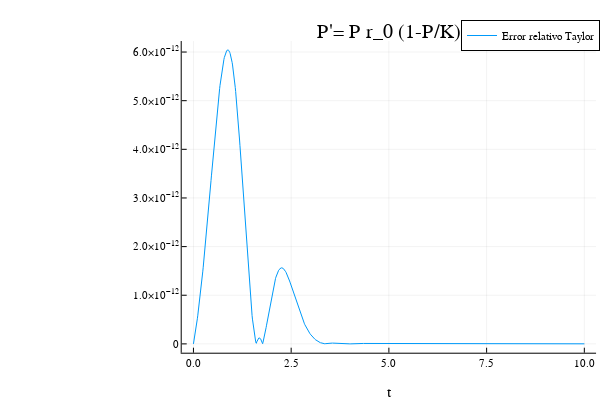

The notebook cell this image was saved under:
### Code cell
plot(t,ErrTaylor2,label = "Error relativo Taylor",title = "P'= P r_0 (1-P/K)", xlabel = "t")

### Figure 1 — Plotly figure (JSON) as saved in the notebook; plotly's stock layout.template omitted (floating-point values rounded to 4 significant figures; data arrays with more than 128 entries replaced by an {"elided": "..."} marker saying what was removed)
{"data": [{"colorbar": {"title": ""}, "legendgroup": "Error relativo Taylor", "line": {"color": "rgba(0, 154, 250, 1.000)", "dash": "solid", "shape": "linear", "width": 1}, "mode": "lines", "name": "Error relativo Taylor", "showlegend": true, "type": "scatter", "x": {"elided": "1001 float values"}, "xaxis": "x", "y": {"elided": "1001 float values"}, "yaxis": "y", "zmax": null, "zmin": null}], "layout": {"annotations": [{"font": {"color": "rgba(0, 0, 0, 1.000)", "family": "sans-serif", "size": 20}, "rotation": 0, "showarrow": false, "text": "P'= P r_0 (1-P/K)", "x": 0.6481, "xanchor": "center", "xref": "paper", "y": 1, "yanchor": "top", "yref": "paper"}], "height": 400, "legend": {"bgcolor": "rgba(255, 255, 255, 1.000)", "bordercolor": "rgba(0, 0, 0, 1.000)", "borderwidth": 1, "font": {"color": "rgba(0, 0, 0, 1.000)", "family": "sans-serif", "size": 11}, "title": {"font": {"color": "rgba(0, 0, 0, 1.000)", "family": "sans-serif", "size": 15}, "text": ""}, "tracegroupgap": 0, "traceorder": "normal", "x": 1, "xanchor": "auto", "y": 1, "yanchor": "auto"}, "margin": {"b": 20, "l": 0, "r": 0, "t": 20}, "paper_bgcolor": "rgba(255, 255, 255, 1.000)", "plot_bgcolor": "rgba(255, 255, 255, 1.000)", "showlegend": true, "width": 600, "xaxis": {"anchor": "y", "domain": [0.3029, 0.9934], "gridcolor": "rgba(0, 0, 0, 0.100)", "gridwidth": 0.5, "linecolor": "rgba(0, 0, 0, 1.000)", "mirror": false, "range": [-0.3, 10.3], "showgrid": true, "showline": true, "showticklabels": true, "tickangle": 0, "tickcolor": "rgb(0, 0, 0)", "tickfont": {"color": "rgba(0, 0, 0, 1.000)", "family": "sans-serif", "size": 11}, "tickmode": "array", "ticks": "inside", "ticktext": ["0.0", "2.5", "5.0", "7.5", "10.0"], "tickvals": [0, 2.5, 5, 7.5, 10], "title": "t", "titlefont": {"color": "rgba(0, 0, 0, 1.000)", "family": "sans-serif", "size": 15}, "type": "-", "visible": true, "zeroline": false, "zerolinecolor": "rgba(0, 0, 0, 1.000)"}, "yaxis": {"anchor": "x", "domain": [0.07581, 0.9415], "gridcolor": "rgba(0, 0, 0, 0.100)", "gridwidth": 0.5, "linecolor": "rgba(0, 0, 0, 1.000)", "mirror": false, "range": [-1.813e-13, 6.226e-12], "showgrid": true, "showline": true, "showticklabels": true, "tickangle": 0, "tickcolor": "rgb(0, 0, 0)", "tickfont": {"color": "rgba(0, 0, 0, 1.000)", "family": "sans-serif", "size": 11}, "tickmode": "array", "ticks": "inside", "ticktext": ["0", "1.0×10<sup>−12</sup>", "2.0×10<sup>−12</sup>", "3.0×10<sup>−12</sup>", "4.0×10<sup>−12</sup>", "5.0×10<sup>−12</sup>", "6.0×10<sup>−12</sup>"], "tickvals": [0, 1e-12, 2e-12, 3e-12, 4e-12, 5e-12, 6e-12], "title": "", "titlefont": {"color": "rgba(0, 0, 0, 1.000)", "family": "sans-serif", "size": 15}, "type": "-", "visible": true, "zeroline": false, "zerolinecolor": "rgba(0, 0, 0, 1.000)"}}}
